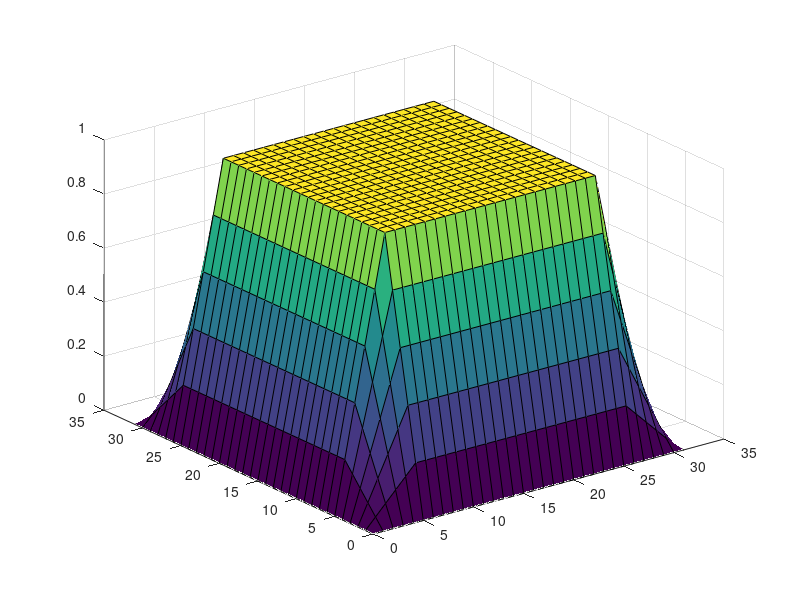

Recreate this plot in MATLAB.
clear all;
close all;

edge_factor = @(x,xmax,dx) min(1, x ./ dx) .* min(1, (xmax-x) ./ dx);

[X,Y] = meshgrid(0:1:31,0:1:31);
Z = edge_factor(X,31,5) .* edge_factor(Y,31,5);

% plot(edge_factor(0:33,33,2));
surf(X,Y,Z);